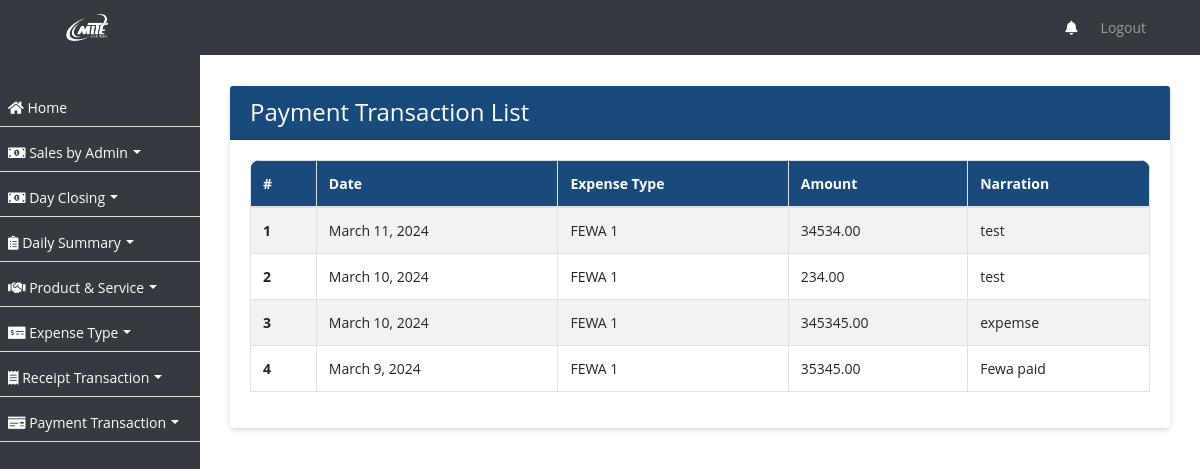
Screenshot of /payment-transaction/ with the database file from the repository.
### ezshopapp/models.py (models this page shows, shortened)
class PaymentTransaction(models.Model):
    date = models.DateField()
    expense_type = models.ForeignKey(ExpenseType, on_delete=models.CASCADE)
    amount = models.DecimalField(max_digits=10, decimal_places=2)
    narration = models.TextField()
    created_on = models.DateTimeField(auto_now_add=True, null=True)

class ExpenseType(models.Model):
    name = models.CharField(max_length=255)
    created_on = models.DateTimeField(auto_now_add=True, null=True)

### ezshopapp/views.py (the view)
# urls.py: path('payment-transaction/', PaymentTransactionListView.as_view(), name='payment_transaction_list'),
class PaymentTransactionListView(ListView):
    model = PaymentTransaction
    template_name = 'payment_transaction_list.html'
    def get_queryset(self):
        return PaymentTransaction.objects.order_by('-created_on')

### ezshopapp/templates/payment_transaction_list.html (shortened to what this page needs)
{% extends 'base.html' %}
{% block content %}
<div class="container">
  <div class="card">
    <div class="card-header">
      <h4 class="mb-0 text-white">Payment Transaction List</h4>
    </div>
    <div class="card-body">
      <div class="table-responsive">
        <table class="table table-bordered table-striped nowrap" id="ptlist">
          <thead>
            <tr>
              <th scope="col">#</th>
              <th scope="col">Date</th>
              <th scope="col">Expense Type</th>
              <th scope="col">Amount</th>
              <th scope="col">Narration</th>
            </tr>
          </thead>
          <tbody>
            {% for payment_transaction in object_list %}
              <tr>
                <th scope="row">{{ forloop.counter }}</th>
                <td>{{ payment_transaction.date }}</td>
                <td>{{ payment_transaction.expense_type.name }}</td>
                <td>{{ payment_transaction.amount }}</td>
                <td>{{ payment_transaction.narration }}</td>
              </tr>
            {% endfor %}
          </tbody>
        </table>
      </div>
    </div>
  </div>
</div>
{% endblock %}

### ezshopapp/templates/base.html (shortened to what this page needs)
{% load static %}
<!DOCTYPE html>
<html lang="en">
<head>
    <link rel="stylesheet" href="https://stackpath.bootstrapcdn.com/bootstrap/4.3.1/css/bootstrap.min.css">
    <link href="https://templates.hibootstrap.com/farol/assets/css/style.css" rel="stylesheet">
    <link rel="stylesheet" href="https://use.fontawesome.com/releases/v5.8.2/css/all.css">
    <link rel="stylesheet" type="text/css" href="https://cdn.jsdelivr.net/npm/daterangepicker/daterangepicker.css" />
<link rel="stylesheet" href="https://cdn.datatables.net/2.0.2/css/dataTables.bootstrap5.css">
<link rel="stylesheet" href="https://cdn.datatables.net/responsive/3.0.0/css/responsive.bootstrap5.css">
<link rel="stylesheet" type="text/css" href="https://cdn.datatables.net/buttons/2.2.2/css/buttons.bootstrap5.min.css">
</head>
<body>
<nav class="navbar navbar-expand-lg navbar-dark bg-dark fixed-top">
    <a class="navbar-brand text-left" href="/home/">
         <img src="{% static 'assets/logo.png' %}" style="filter: brightness(0) invert(1);" class="logo" width="5%">
    </a>
    <div class="collapse navbar-collapse" id="navbarNav">
        {% include 'sidebar_mobile.html' %}
    </div>
</nav>
<div id="sidebar">
    <hr/>
    {% include 'sidebar.html' %}
</div>
<div id="content">
    {% block content %}{% endblock %}
</div>
</body>
</html>

### ezshopapp/templates/sidebar_mobile.html (shortened to what this page needs)
<ul class="navbar-nav ml-auto pl-3" style="max-height: 400px; overflow-y: scroll;">
<li class="nav-item" style="margin-top: 8px !important;"><a href="/notifications/"><i class="fas fa-bell"></i><span class="d-md-none"> Notifications</span></a></li>
    <li class="nav-item">
        <a class="nav-link" href="{% url 'logout' %}">Logout</a>
    </li>
</ul>

### ezshopapp/templates/sidebar.html (shortened to what this page needs)
 <ul id="font-c" style="max-height: 400px; overflow-y: scroll;">
        <li><a href="/home/"><i class="fas fa-home"></i> Home</a></li>
        <li class="dropdown">
            <a href="#" class="dropdown-toggle" id="saleDropdown" role="button" data-toggle="dropdown" aria-haspopup="true" aria-expanded="false"><i class="fas fa-money-bill-alt"></i> Sales by Admin</a>
        </li>
        <li class="dropdown">
            <a href="#" class="dropdown-toggle" id="saleDropdown" role="button" data-toggle="dropdown" aria-haspopup="true" aria-expanded="false"><i class="fas fa-money-bill-alt"></i> Day Closing</a>
        </li>
        <li class="dropdown">
            <a href="#" class="dropdown-toggle" id="dailySummaryDropdown" role="button" data-toggle="dropdown" aria-haspopup="true" aria-expanded="false"><i class="fas fa-clipboard-list"></i> Daily Summary</a>
        </li>
        <li class="dropdown">
            <a href="#" class="dropdown-toggle" id="serviceDropdown" role="button" data-toggle="dropdown" aria-haspopup="true" aria-expanded="false"><i class="fas fa-handshake"></i> Product &amp; Service</a>
        </li>
        <li class="dropdown">
            <a href="#" class="dropdown-toggle" id="expenseTypeDropdown" role="button" data-toggle="dropdown" aria-haspopup="true" aria-expanded="false"><i class="fas fa-money-check-alt"></i> Expense Type</a>
        </li>
        <li class="dropdown">
            <a href="#" class="dropdown-toggle" id="receiptTransactionDropdown" role="button" data-toggle="dropdown" aria-haspopup="true" aria-expanded="false"><i class="fas fa-receipt"></i> Receipt Transaction</a>
        </li>
        <li class="dropdown">
            <a href="#" class="dropdown-toggle" id="paymentTransactionDropdown" role="button" data-toggle="dropdown" aria-haspopup="true" aria-expanded="false"><i class="fas fa-money-check"></i> Payment Transaction</a>
        </li>
    </ul>

### ezshopapp/templates/base.html (style rules this page uses)
body, p, h1, h2, h3, h4, h5, h6, a, li, label, input, div, span, small { font-family: "Open Sans", sans-serif !important; }
body, p, a, li, li>a { font-size:14px !important; }
#font-c>li>a { font-size:14px !important; }
body { padding-top: 56px; background-color: #ffffff !important; }
table thead { border-radius: 5px !important; }
table thead th { vertical-align: bottom; border-bottom: 2px solid #dee2e6; background-color: #184b7c !important; color: #fff !important; }
tbody { border-bottom: 0px !important; }
#sidebar { height: 100%; width: 200px; position: fixed; top: 0; left: 0; background-color: #343a40; padding-top: 56px; }
table { border:1px !important; }
#content { margin-left: 200px; padding: 15px; }
#sidebar ul { list-style: none; padding: 0; }
#sidebar ul li { padding: 8px; border-bottom: 1px solid #ddd; }
#sidebar ul li a { text-decoration: none; color: #fff; }
.navbar-brand { margin-left: 4%; }
div>.table-responsive, table, table>thead { border-radius: 10px !important; }
.card { border:0px !important; margin-top:15px; margin-bottom:15px; box-shadow: 0px 2px 6px -1px #ccc; }
.card-header { background-color: #184b7c !important; color:#fff !important; }
a { text-decoration: none !important; }
.bg-dark { background-color: #343a40 !important; }
.dropdown-toggle::after { display: inline-block; margin-left: 0.355em; margin-top: 1.1em; vertical-align: 0.255em; content: ""; border-top: 0.3em solid; border-right: 0.3em solid transparent; border-bottom: 0; border-left: 0.3em solid transparent; }
.logo { filter: brightness(0) invert(1); margin:0px; }
.navbar-nav.ml-auto { margin-right: 15px; }
.navbar-nav.ml-auto a { color: #fff; margin-right: 15px; }

### rows the page displays
PaymentTransaction: date "March 11, 2024", expense_type.name "FEWA 1", amount "34534.00", narration "test"
PaymentTransaction: date "March 10, 2024", expense_type.name "FEWA 1", amount "234.00", narration "test"
PaymentTransaction: date "March 10, 2024", expense_type.name "FEWA 1", amount "345345.00", narration "expemse"
PaymentTransaction: date "March 9, 2024", expense_type.name "FEWA 1", amount "35345.00", narration "Fewa paid"
